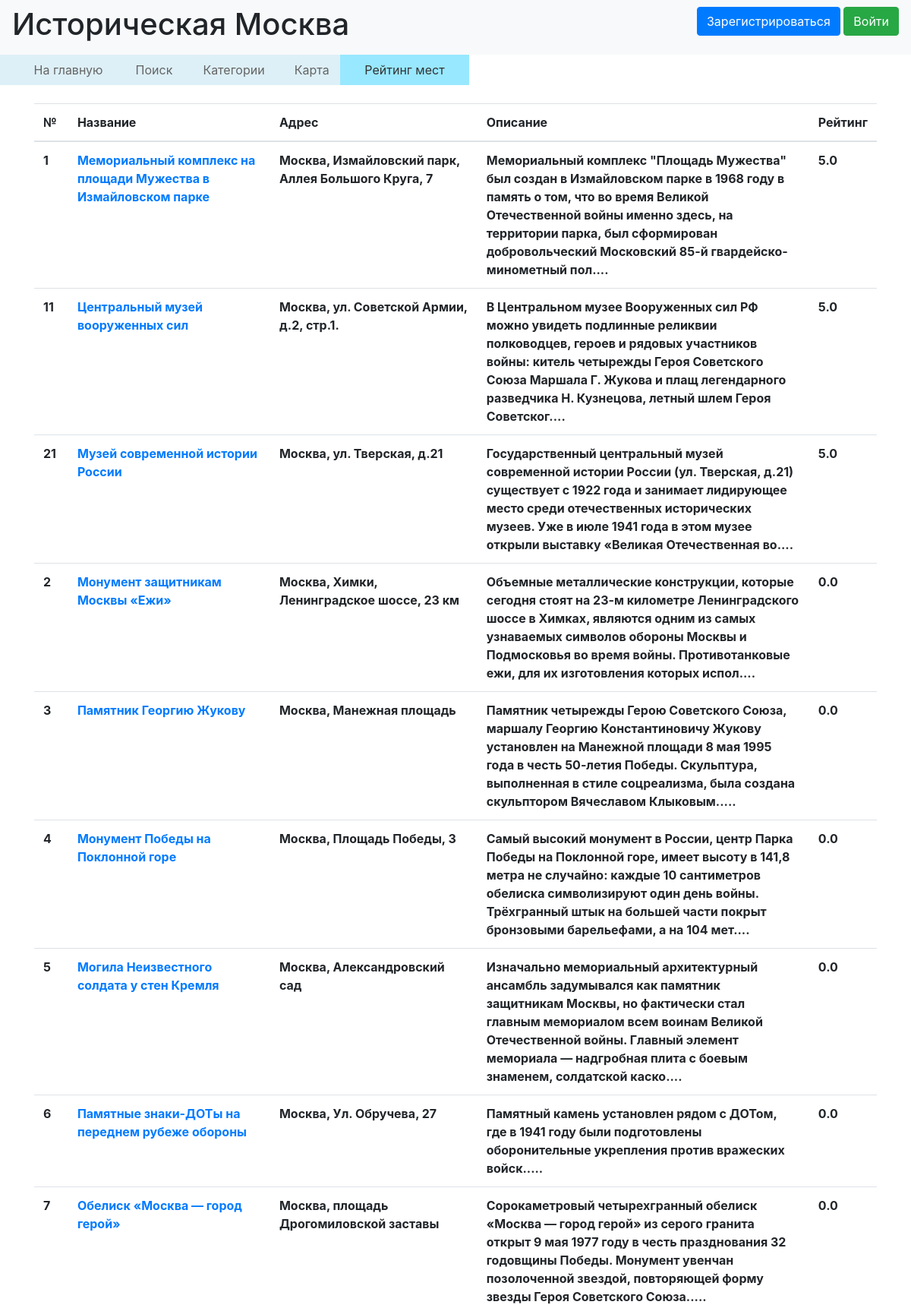
The page /rating (upper part) on the database its author committed.
### data/places.py (models this page shows)
class Place(SqlAlchemyBase, SerializerMixin):
    __tablename__ = 'places'
    id = sqlalchemy.Column(sqlalchemy.Integer, primary_key=True, autoincrement=True)
    name = sqlalchemy.Column(sqlalchemy.String)
    address = sqlalchemy.Column(sqlalchemy.String)
    about = sqlalchemy.Column(sqlalchemy.String, nullable=True)
    coords = sqlalchemy.Column(sqlalchemy.String, nullable=True)
    picture = sqlalchemy.Column(sqlalchemy.String, nullable=True)
    rating = sqlalchemy.Column(sqlalchemy.Float, default=0.0)
    comments_list = sqlalchemy.Column(sqlalchemy.String, default='')
    site = sqlalchemy.Column(sqlalchemy.String, nullable=True)

### main.py (the view)
@app.route('/rating')
def rating():
    session = create_session()
    places = session.query(Place).all()
    places.sort(key=lambda pl: -pl.rating)
    return render_template("rating.html", title='Рейтинг', places=places)

### data/db_session.py (called while the page is built)
def create_session() -> Session:
    global __factory
    return __factory()

### templates/rating.html (shortened to what this page needs)
{% extends "base.html" %}
{% block content %}
<table
        style="margin-left: -127px; text-align: left; width: 700px; height: 40px; background-color: #DEF0F7; "
        border="0" cellpadding="0" cellspacing="2">
    <tbody>
    <tr>
        <td style="text-align: center;"></td>
        <td style="text-align: center;"><a style="color: #646464;" href="/main">
            На главную</a></td>
        <td style="text-align: center"><a style="color: #646464;" href="/search">
            Поиск</a></td>
        <td style="text-align: center;"><a style="color: #646464;" href="/categories">
            Категории</a></td>
        <td style="text-align: center;"><a style="color: #646464;" href="/map">
            Карта</a></td>
        <td style="text-align: center; background-color: #98E8FF"><a style="color: #323232;" href="/rating">
            Рейтинг мест</a></td>
    </tr>
    </tbody>
</table>
<br>
<table class="table table-hover">
  <thead>
    <tr>
      <th>№</th>
      <th>Название</th>
      <th>Адрес</th>
      <th>Описание</th>
      <th>Рейтинг</th>
    </tr>
  </thead>
  <tbody>
    {%for place in places %}
        <tr>
          <th>{{place.id}}</th>
          <th><a href="/one_place/{{place.id}}">{{place.name}}</a></th>
          <th>{{place.address}}</th>
          {% set about=place.about[:250]+'....' %}
          <th>{{about}}</th>
          <th>{{place.rating}}</th>
        </tr>
    {% endfor %}
  </tbody>
</table>
<br>
{% endblock %}

### rows shown on the page
Place: id "1", name "Мемориальный комплекс на площади Мужества в Измайловском парке", address "Москва, Измайловский парк, Aллея Большого Круга, 7", about "Мемориальный комплекс \"Площадь Мужества\" был создан в Измайловском парке в 1968 году в память о том, что во время Великой Отечественной войны именно здесь, на территории парка, был сформирован добровольческий Московский 85-й гвардейско-минометный пол....", rating "5.0"
Place: id "11", name "Центральный музей вооруженных сил", address "Москва, ул. Советской Армии, д.2, стр.1.", about "В Центральном музее Вооруженных сил РФ можно увидеть подлинные реликвии полководцев, героев и рядовых участников войны: китель четырежды Героя Советского Союза Маршала Г. Жукова и плащ легендарного разведчика Н. Кузнецова, летный шлем Героя Советског....", rating "5.0"
Place: id "21", name "Музей современной истории России", address "Москва, ул. Тверская, д.21", about "Государственный центральный музей современной истории России (ул. Тверская, д.21) существует с 1922 года и занимает лидирующее место среди отечественных исторических музеев. Уже в июле 1941 года в этом музее открыли выставку «Великая Отечественная во....", rating "5.0"
Place: id "2", name "Монумент защитникам Москвы «Ежи»", address "Москва, Химки, Ленинградское шоссе, 23 км", about "Объемные металлические конструкции, которые сегодня стоят на 23-м километре Ленинградского шоссе в Химках, являются одним из самых узнаваемых символов обороны Москвы и Подмосковья во время войны. Противотанковые ежи, для их изготовления которых испол....", rating "0.0"
Place: id "3", name "Памятник Георгию Жукову", address "Москва, Манежная площадь", about "Памятник четырежды Герою Советского Союза, маршалу Георгию Константиновичу Жукову установлен на Манежной площади 8 мая 1995 года в честь 50-летия Победы. Скульптура, выполненная в стиле соцреализма, была создана скульптором Вячеславом Клыковым.....", rating "0.0"
Place: id "4", name "Монумент Победы на Поклонной горе", address "Москва, Площадь Победы, 3", about "Самый высокий монумент в России, центр Парка Победы на Поклонной горе, имеет высоту в 141,8 метра не случайно: каждые 10 сантиметров обелиска символизируют один день войны. Трёхгранный штык на большей части покрыт бронзовыми барельефами, а на 104 мет....", rating "0.0"
Place: id "5", name "Могила Неизвестного солдата у стен Кремля", address "Москва, Александровский сад", about "Изначально мемориальный архитектурный ансамбль задумывался как памятник защитникам Москвы, но фактически стал главным мемориалом всем воинам Великой Отечественной войны. Главный элемент мемориала — надгробная плита с боевым знаменем, солдатской каско....", rating "0.0"
Place: id "6", name "Памятные знаки-ДОТы на переднем рубеже обороны", address "Москва, Ул. Обручева, 27", about "Памятный камень установлен рядом с ДОТом, где в 1941 году были подготовлены оборонительные укрепления против вражеских войск.....", rating "0.0"
Place: id "7", name "Обелиск «Москва — город герой»", address "Москва, площадь Дрогомиловской заставы", about "Сорокаметровый четырехгранный обелиск «Москва — город герой» из серого гранита открыт 9 мая 1977 году в честь празднования 32 годовщины Победы. Монумент увенчан позолоченной звездой, повторяющей форму звезды Героя Советского Союза.....", rating "0.0"
